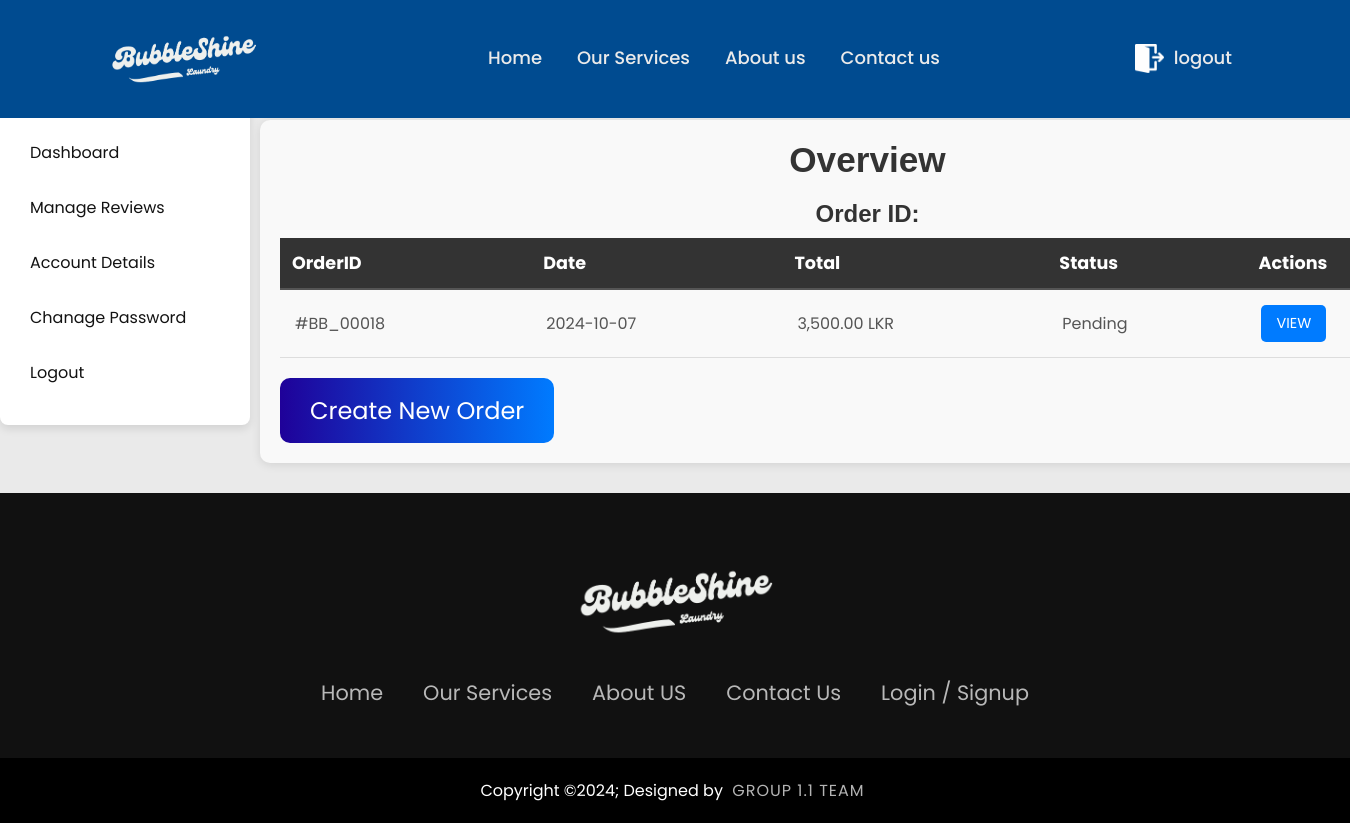
Screenshot of /account/user-panel/user-panel.php (signed in) with the database file from the repository.
### tables this page shows
CREATE TABLE IF NOT EXISTS `orders` (
  `order_id` int NOT NULL AUTO_INCREMENT,
  `customer_id` int NOT NULL,
  `order_date` datetime DEFAULT CURRENT_TIMESTAMP,
  `total_amount` decimal(10,2) NOT NULL,
  `status` varchar(20) NOT NULL,
  `delivery_address` varchar(255) NOT NULL,
  `payment_status` varchar(20) NOT NULL,
  `tracking_number` varchar(100) DEFAULT NULL,
  PRIMARY KEY (`order_id`),
  KEY `customer_id` (`customer_id`)
);

### account/user-panel/user-panel.php (the view, shortened to what this page needs)
<?php
include('../../global-assets/db.php');
$userId = $_SESSION['user_id'];
$query = "SELECT orders.*, users.username, users.email
          FROM orders
          JOIN users ON orders.customer_id = users.id
          WHERE orders.customer_id = ?";
$stmt = $connection->prepare($query);
$stmt->bind_param("i", $userId);
$stmt->execute();
$result = $stmt->get_result();
?>
<!DOCTYPE html>
<html lang="en">
<head>
    <link rel="stylesheet" href="../../css/header-footer-sidebar.css">
    <link rel="stylesheet" href="../../css/user-panel.css">
    <link rel="stylesheet" href="../../css/position.css">
</head>
<body>
    <div class="container">
    <h1>Overview</h1>
    <h2>Order ID:</h2>
    <table>
        <thead>
            <tr>
                <th>OrderID</th>
                <th>Date</th>
                <th>Total</th>
                <th>Status</th>
                <th>Actions</th>
            </tr>
        </thead>
        <tbody>
        <?php $result->data_seek(0); ?>
            <?php while ($row = $result->fetch_assoc()): ?>
                <tr>
                    <td><?php echo '#BB_000' .$row['order_id']; ?></td>
                    <td><?php echo date('Y-m-d', strtotime($row['order_date'])); ?></td>
                    <td><?php echo number_format($row['total_amount'], 2); ?> LKR</td>
                    <td><?php echo $row['status']; ?></td>
                    <td>
                        <a href="view-order.php?order_id=<?php echo $row['order_id']; ?>"><button type="button">VIEW</button></a>
                    </td>
                </tr>
            <?php endwhile; ?>
        </tbody>
    </table>
    <div class="createOrder">
        <a href="create_order_customer.php"><button type="button">Create New Order</button></a>
    </div>
</div>
</body>
</html>

### css/header-footer-sidebar.css (style rules this page uses)
* { margin: 0; padding: 0; box-sizing: border-box; font-family: 'Poppins', sans-serif; }
body { background: #eaeaea; padding-top: 100px; }
.header { position: fixed; top: 0; left: 0; width: 100%; padding:30px 8%; background: #004B90; display: flex; justify-content: space-between; align-items: center; z-index:100; }
.header img { width: 150px; height: auto; float: left; margin-right: 20px; }
.navbar { display:flex; flex: 1; justify-content: center; gap: 15px; margin-left: 200px; }
.navbar a { font-size: 18px; color: #eaeaea; text-decoration: none; font-weight: 500; margin: 10px; transition: .3s; }
#login { margin-left: auto; }
#login-image { width: 29px !important; height: auto; margin-right: 10px; vertical-align: middle; filter: invert(100%) sepia(100%) saturate(0%) hue-rotate(200deg); }
.footerContainer { background-color: #111; }
.footerContainer { width: 100%; padding: 70px 30px 20px ; }
.footerContainer img { width:200px; height:auto; }
.footerNav { margin: 30px 0; }
.footerNav ul { display: flex; justify-content: center; list-style-type: none; }
.footerNav ul li a { color:white; margin: 20px; text-decoration: none; font-size: 1.3em; opacity: 0.7; transition: 0.5s; }
.footerBottom { background-color: #000; padding: 20px; text-align: center; }
.footerBottom p { color: white; }
.designer { opacity: 0.7; text-transform: uppercase; letter-spacing: 1px; font-weight: 400; margin: 0px 5px; }
.sidebar { width: 300px; background-color: #ffffff; padding: 20px; display: flex; flex-direction: column; justify-content: flex-start; box-shadow: 0 4px 8px rgba(0, 0, 0, 0.1); border-radius: 8px; }
nav { width: 100%; }
nav ul { list-style-type: none; padding: 0; margin: 0; }
nav ul li { margin: 10px 0; }
nav ul li a { color: #121212; text-decoration: none; display: block; padding: 10px; border-radius: 4px; transition: background-color 0.3s; }

### css/user-panel.css (style rules this page uses)
.container { width: 90%; margin: 0 auto; margin-top: 20px; margin-bottom: 30px; padding: 20px; background-color: #f9f9f9; box-shadow: 0 2px 10px rgba(0, 0, 0, 0.1); border-radius: 10px; }
.container h1, .container h2 { font-family: 'Arial', sans-serif; color: #333; text-align: center; margin-bottom: 20px; }
.container h1 { font-size: 2.2em; font-weight: bold; }
.container h2 { font-size: 1.5em; margin-bottom: 10px; }
table { width: 100%; border-collapse: collapse; margin-bottom: 20px; }
thead th { background-color: #333; color: #fff; font-size: 1.1em; padding: 12px; text-align: left; border-bottom: 2px solid #555; }
tbody td { padding: 15px; font-size: 1em; color: #555; border-bottom: 1px solid #ddd; }
button { padding: 8px 15px; font-size: 0.9em; color: #fff; background-color: #007bff; border: none; border-radius: 5px; cursor: pointer; transition: background-color 0.3s ease, transform 0.2s ease; margin-right: 5px; }
.createOrder { display: flex; justify-content: left; align-items: center; }
.createOrder button { font-size: 1.5em; padding: 15px 30px; border-radius: 10px; background-color: #1f0199; }
.createOrder button { background: linear-gradient(90deg, #1f0199, #007bff); }

### css/position.css (style rules this page uses)
body { position: relative; }
.sidebar { position: absolute; left: 0; width: 250px; }
.container { margin-left: 260px; padding: 20px; }

### rows the page displays
orders: order_id "18", order_date "2024-10-07", total_amount "3,500.00", status "Pending"
